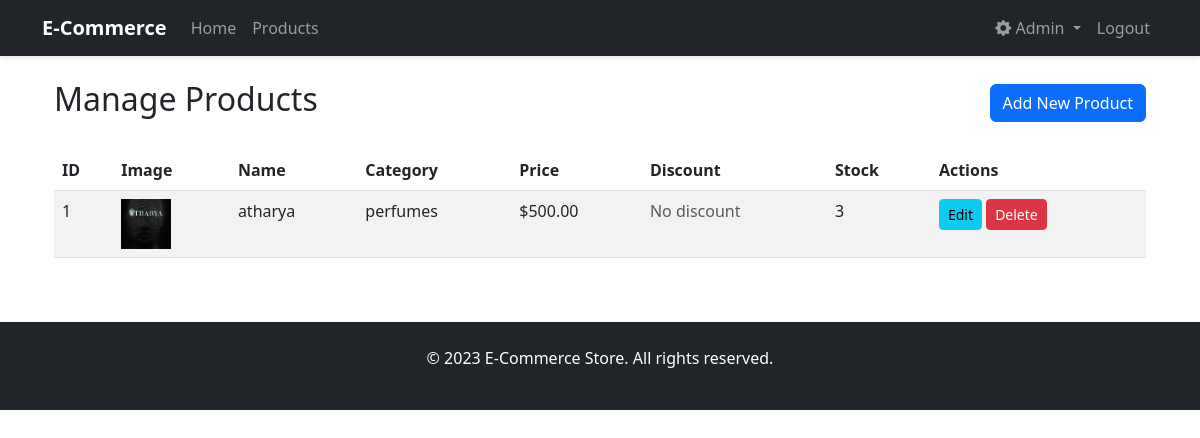
/admin/products (signed in), run on the app's committed database.
### models.py (models this page shows, shortened)
class Product(db.Model):
    __tablename__ = 'products'
    id = db.Column(db.Integer, primary_key=True)
    name = db.Column(db.String(100), nullable=False)
    description = db.Column(db.Text)
    price = db.Column(db.Float, nullable=False)
    discount_percent = db.Column(db.Float, default=0)
    discount_start_date = db.Column(db.DateTime, nullable=True)
    discount_end_date = db.Column(db.DateTime, nullable=True)
    stock = db.Column(db.Integer, nullable=False)
    category = db.Column(db.String(50))
    image_url = db.Column(db.String(200))
    created_at = db.Column(db.DateTime, server_default=db.func.now())
    cart_items = db.relationship('CartItem', backref='product', lazy=True)
    order_items = db.relationship('OrderItem', backref='product', lazy=True)
    @property
    def has_active_discount(self):
        from datetime import datetime
        now = datetime.now()
        return (self.discount_percent and
                self.discount_start_date and
                self.discount_end_date and
                self.discount_start_date <= now <= self.discount_end_date)

### products.py (the view)
@bp.route('/admin/products')
@login_required
def admin_products():
    if current_user.role != 'admin':
        flash('Access denied', 'error')
        return redirect(url_for('main.index'))
    products = Product.query.all()
    return render_template('admin/products.html', products=products)

### app.py (called while the page is built)
@login_manager.user_loader
def load_user(user_id):
    return User.query.get(int(user_id))

### templates/admin/products.html
{% extends "base.html" %}
{% block content %}
<div class="container mt-4">
    <div class="d-flex justify-content-between align-items-center mb-4">
        <h2>Manage Products</h2>
        <a href="{{ url_for('products.add_product') }}" class="btn btn-primary">Add New Product</a>
    </div>
    <div class="table-responsive">
        <table class="table table-striped">
            <thead>
                <tr>
                    <th>ID</th>
                    <th>Image</th>
                    <th>Name</th>
                    <th>Category</th>
                    <th>Price</th>
                    <th>Discount</th>
                    <th>Stock</th>
                    <th>Actions</th>
                </tr>
            </thead>
            <tbody>
                {% for product in products %}
                <tr>
                    <td>{{ product.id }}</td>
                    <td>
                        {% if product.image_url %}
                        <img src="{{ product.image_url }}" alt="{{ product.name }}" style="width: 50px; height: 50px; object-fit: cover;">
                        {% else %}
                        <span class="text-muted">No image</span>
                        {% endif %}
                    </td>
                    <td>{{ product.name }}</td>
                    <td>{{ product.category }}</td>
                    <td>
                        {% if product.has_active_discount %}
                        <span class="text-decoration-line-through text-muted">${{ "%.2f"|format(product.price) }}</span>
                        <span class="text-danger">${{ "%.2f"|format(product.discounted_price) }}</span>
                        {% else %}
                        ${{ "%.2f"|format(product.price) }}
                        {% endif %}
                    </td>
                    <td>
                        {% if product.has_active_discount %}
                        <span class="badge bg-danger">{{ product.discount_percent }}% off</span>
                        <br>
                        <small class="text-muted">Until {{ product.discount_end_date.strftime('%Y-%m-%d') }}</small>
                        {% else %}
                        <span class="text-muted">No discount</span>
                        {% endif %}
                    </td>
                    <td>{{ product.stock }}</td>
                    <td>
                        <a href="{{ url_for('products.edit_product', product_id=product.id) }}" class="btn btn-sm btn-info">Edit</a>
                        <a href="{{ url_for('products.delete_product', product_id=product.id) }}"
                           class="btn btn-sm btn-danger"
                           onclick="return confirm('Are you sure you want to delete this product?')">Delete</a>
                    </td>
                </tr>
                {% endfor %}
            </tbody>
        </table>
    </div>
</div>
{% endblock %}

### static/css/style.css (style rules this page uses)
body { font-family: 'Segoe UI', Tahoma, Geneva, Verdana, sans-serif; line-height: 1.6; color: #333; background-color: #f8f9fa; }
a { text-decoration: none; color: #0d6efd; }
.table { background-color: white; }
.table th { border-top: none; }
.btn-primary { background-color: #0d6efd; border-color: #0d6efd; }

### data on the page
Product: id "1", image_url (picture), name "atharya", category "perfumes", price "500.00", discount_percent "No discount", stock "3"
